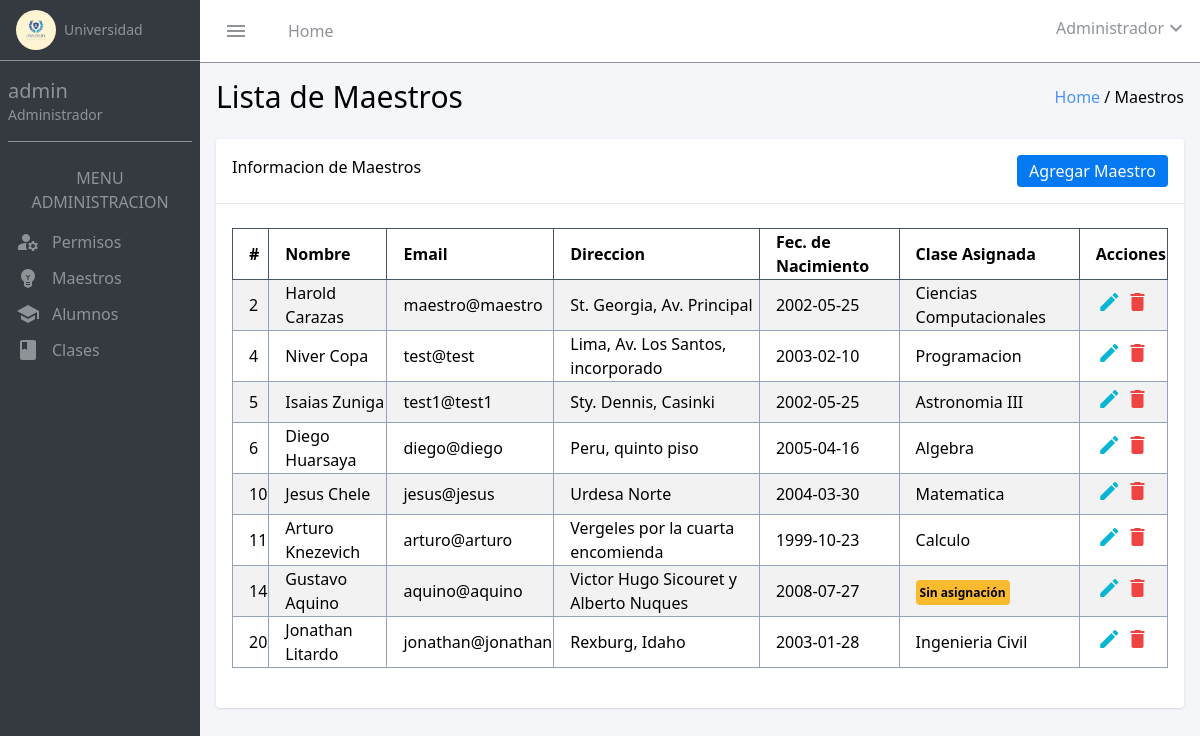
Screenshot of /maestros (signed in) with the database file from the repository.
### tables this page shows
CREATE TABLE `users` (
  `id` int(11) NOT NULL,
  `dni` varchar(20) DEFAULT NULL,
  `name` varchar(100) DEFAULT NULL,
  `email` varchar(100) DEFAULT NULL,
  `password` varchar(255) DEFAULT NULL,
  `address` varchar(250) DEFAULT NULL,
  `birthday` date DEFAULT NULL,
  `role_id` int(11) DEFAULT NULL,
  `estado` varchar(10) NOT NULL DEFAULT 'activo'
);

### Controllers/MaestroController.php (called while the page is built, shortened)
<?php
require_once $_SERVER["DOCUMENT_ROOT"] . "/models/Maestro.php";
class MaestroController
{
    protected $model;
    public function __construct()
    {
        $this->model = new Maestro();
    }
    public function index()
    {
        $teachers = $this->model->getMaestros();
        include $_SERVER["DOCUMENT_ROOT"] . "/views/maestros/read.php";
    }
}

### config/database.php (called while the page is built)
<?php
return [
    "host" => "localhost",
    "dbname" => "university",
    "username" => "root",
    "password" => ""
];

### Models/Model.php (called while the page is built, shortened)
<?php
class Model
{
    public function __construct()
    {
        $config = include($_SERVER["DOCUMENT_ROOT"] . "/config/database.php");
        try {
            $this->db = new mysqli(
                $config["host"],
                $config["username"],
                $config["password"],
                $config["dbname"]
            );
        } catch (mysqli_sql_exception $e) {
            echo "Error: " . $e->getMessage();
        }
    }
}

### Models/Maestro.php (called while the page is built, shortened)
<?php
require_once $_SERVER["DOCUMENT_ROOT"] . "/Models/Model.php";
class Maestro extends Model
{
    public function getMaestros()
    {
        $res = $this->db->query("SELECT u.*, COALESCE(c.name, 'Sin asignación') AS assigned_class
        FROM users u
        INNER JOIN roles r ON r.id = u.role_id
        LEFT JOIN cursos_maestros cm ON cm.maestro_id = u.id
        LEFT JOIN courses c ON c.id = cm.course_id
        WHERE r.name = 'maestro'") ;
        $data = $res->fetch_all(MYSQLI_ASSOC);
        return $data;
    }
}

### views/maestros/read.php (the view, shortened to what this page needs)
<!DOCTYPE html>
<html lang="en">
<head>
    <link href="/dist/output.css" rel="stylesheet">
</head>
<body>
<div class="w-full flex h-screen">
        <div class="bg-[#353A40] w-1/6 shadow-2xl">
        <div class="flex items-center border-b border-[#8F9398] px-4 py-2.5"><img src="/assets/logo.jpg" class="w-10 rounded-full mr-2"><span class="text-[#8F9398] text-sm">Universidad</span></div>
        <div class="border-b border-[#8F9398] py-4 mx-2">
            <h1 class=" text-[#8F9398] text-xl">admin</h1>
            <h2 class=" text-[#8F9398] text-sm">Administrador</h2>
        </div>
        <div class="mx-2 px-2 flex flex-col mt-6 mb-4">
            <h1 class="text-[#8F9398] text-center mb-4">MENU ADMINISTRACION</h1>
            <div class="mb-3"><a href="/permisos" class="text-[#8F9398] flex items-center"><span class="material-icons text-[#8F9398] mr-3">manage_accounts</span>Permisos</a></div>
            <div class="mb-3"><a href="/maestros" class="text-[#8F9398] flex items-center"><span class="material-icons text-[#8F9398] mr-3">emoji_objects</span>Maestros</a></div>
            <div class="mb-3"><a href="/alumnos" class="text-[#8F9398] flex items-center"><span class="material-icons text-[#8F9398] mr-3">school</span>Alumnos</a></div>
            <div class="mb-3"><a href="/clases" class="text-[#8F9398] flex items-center"><span class="material-icons text-[#8F9398] mr-3">class</span>Clases</a></div>
        </div>
        </div>
        <div class="w-5/6 flex flex-col">
            <nav class="bg-[#FFFFFF] flex items-center border-b border-[#8F9398] py-4 justify-between">
                <div class="flex ml-6">
                <span class="material-icons text-[#8F9398]">menu</span>
                <h1 class="ml-10 text-[#8F9398]">Home</h1>
                </div>
                <div class="flex mr-3">
                    <span class="text-[#8F9398]">Administrador</span>
                    <button class="toggleButton" id="toggleButton"><span class="material-icons text-[#8F9398]">expand_more</span></button>
                </div>
            </nav>
            <div class="bg-[#F5F6FA] h-screen">
                <div class="px-4 my-4">
                <div class="flex justify-between items-center">
                <h1 class="text-3xl font-medium">Lista de Maestros</h1>
                <div><a href="/dashboard"><span class="text-[#5093f7]">Home </span></a><span>/ Maestros</span></div>
                </div>
                <div class=" rounded shadow border-gray-500 py-4 bg-[#FFFFFF] mt-6 w-full">
                    <div class="border-b px-4 flex justify-between pb-4"><span>Informacion de Maestros</span><a href="/maestros/create" class="bg-[#0579F2] rounded py-1 px-3 text-white text-l">Agregar Maestro</a></div>
                    <div class="px-4 mt-6 mb-6 w-full">
                    <table class="border-collapse border border-slate-500 w-full">
                        <thead>
                            <tr>
                                <th class="border border-slate-600 py-2 text-left pl-4">#</th>
                                <th class="border border-slate-600 text-left pl-4">Nombre</th>
                                <th class="border border-slate-600 text-left pl-4">Email</th>
                                <th class="border border-slate-600 text-left pl-4">Direccion</th>
                                <th class="border border-slate-600 text-left pl-4">Fec. de Nacimiento</th>
                                <th class="border border-slate-600 text-left pl-4">Clase Asignada</th>
                                <th class="border border-slate-600 text-left pl-4">Acciones</th>
                            </tr>
                        </thead>
                        <tbody>
                        <?php
            foreach ($teachers as $teacher) {
            ?>
                <tr class="bg-white odd:bg-[#F2F2F2] ">
                    <td class="border border-slate-400 pl-4 py-2"><?= $teacher["id"] ?></td>
                    <td class="border border-slate-400 pl-4"><?= $teacher["name"] ?></td>
                    <td class="border border-slate-400 pl-4"><?= $teacher["email"] ?></td>
                    <td class="border border-slate-400 pl-4"><?= $teacher["address"] ?></td>
                    <td class="border border-slate-400 pl-4"><?= $teacher["birthday"] ?></td>
                    <td class="border border-slate-400 pl-4"><span class="<?= ($teacher['assigned_class'] === 'Sin asignación') ? 'bg-[#F9BA2D] py-1 px-1 rounded text-xs font-bold' : '' ?>"><?= $teacher["assigned_class"] ?></span></td>
                    <td class="border border-slate-400 text-center">
                        <a href="/maestros/edit?id=<?= $teacher["id"] ?>" class="btnEdit"><span class="material-icons text-cyan-500">edit</span></a>
                        <form action="/maestros/delete" method="post" style="display: inline;">
                            <button type="submit"><span class="material-icons text-red-500">delete</span></button>
                        </form>
                    </td>
                </tr>
            <?php
            }
            ?>
                        </tbody>
                    </table>
                    </div>
                </div>
                </div>
            </div>
        </div>
    </div>
</body>
</html>

### rows the page displays
users: id "2", name "Harold Carazas", email "maestro@maestro", address "St. Georgia, Av. Principal", birthday "2002-05-25", assigned_class "Ciencias Computacionales"
users: id "4", name "Niver Copa", email "test@test", address "Lima, Av. Los Santos, incorporado", birthday "2003-02-10", assigned_class "Programacion"
users: id "5", name "Isaias Zuniga", email "test1@test1", address "Sty. Dennis, Casinki", birthday "2002-05-25", assigned_class "Astronomia III"
users: id "6", name "Diego Huarsaya", email "diego@diego", address "Peru, quinto piso", birthday "2005-04-16", assigned_class "Algebra"
users: id "10", name "Jesus Chele", email "jesus@jesus", address "Urdesa Norte", birthday "2004-03-30", assigned_class "Matematica"
users: id "11", name "Arturo Knezevich", email "arturo@arturo", address "Vergeles por la cuarta encomienda", birthday "1999-10-23", assigned_class "Calculo"
users: id "14", name "Gustavo Aquino", email "aquino@aquino", address "Victor Hugo Sicouret y Alberto Nuques", birthday "2008-07-27", assigned_class "Sin asignación"
users: id "20", name "Jonathan Litardo", email "jonathan@jonathan", address "Rexburg, Idaho", birthday "2003-01-28", assigned_class "Ingenieria Civil"
